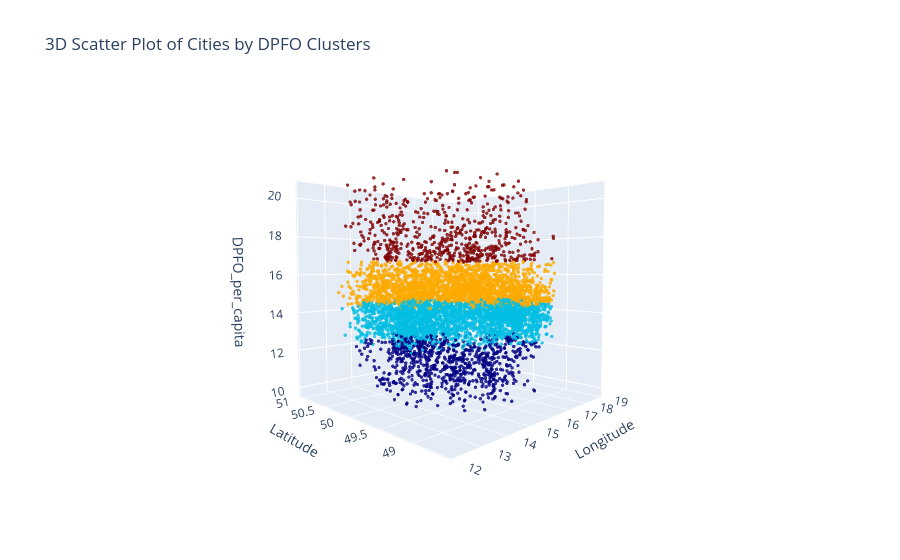

The code cell stored with this chart in its notebook:
### Markdown cell above
Lets now perform clustering based on DPFO_per_capita.

### Code cell
# perform clustering based on DPFO_per_capita
scaler = StandardScaler()
X_scaled = scaler.fit_transform(cities_df[['DPFO_per_capita']])
number_of_clusters = 4
kmeans = KMeans(n_clusters=number_of_clusters, random_state=42)
cluster_labels = kmeans.fit_predict(X_scaled)

# Sort clusters by their center values (lowest to highest)
cluster_centers = kmeans.cluster_centers_.flatten()
cluster_order = np.argsort(cluster_centers)
cluster_mapping = {old_label: new_label for new_label, old_label in enumerate(cluster_order)}
cities_df['cluster'] = np.array([cluster_mapping[label] for label in cluster_labels])
# Plot clusters in 3D scatter plot
fig = go.Figure(data=[go.Scatter3d(
    x=cities_df['Lon_x'],
    y=cities_df['Lat_x'],
    z=cities_df['DPFO_per_capita'],
    mode='markers',
    marker=dict(
        size=2,
        color=cities_df['cluster'],  # set color to cluster
        colorscale='Jet',  # choose a colorscale
        opacity=0.8
    ),
    hovertext=cities_df['Nazev_obce_prijmy']
)])
fig.update_layout(
    scene = dict(
        xaxis_title='Longitude',
        yaxis_title='Latitude',
        zaxis_title='DPFO_per_capita',
        xaxis=dict(autorange='reversed'),
        yaxis=dict(autorange='reversed'),
        camera=dict(eye=dict(x=1.5, y=1.5, z=0.1))
    ),
    title='3D Scatter Plot of Cities by DPFO Clusters'
)
fig.show()

# Determine optimal number of clusters using Gap Statistic
K_VALUES = [2, 3, 4, 5, 6, 7, 8, 9, 10]

W = compute_W_for_ks(X_scaled, ks=K_VALUES)
k_star = elbow_choose_k(ks=K_VALUES, W=W)
print(f"Optimal number of clusters (k*): {k_star}")
plot_elbow_with_distances(ks=sorted(K_VALUES), W=W, k_star=k_star)

### Figure 1 — Plotly figure (JSON) as saved in the notebook; plotly's stock layout.template omitted (floating-point values rounded to 4 significant figures; data arrays with more than 128 entries replaced by an {"elided": "..."} marker saying what was removed)
{"data": [{"hovertext": {"elided": "6130 str values"}, "marker": {"color": {"elided": "6130 int values"}, "colorscale": [[0, "rgb(0,0,131)"], [0.2, "rgb(0,60,170)"], [0.4, "rgb(5,255,255)"], [0.6, "rgb(255,255,0)"], [0.8, "rgb(250,0,0)"], [1, "rgb(128,0,0)"]], "opacity": 0.8, "size": 2}, "mode": "markers", "type": "scatter3d", "x": {"elided": "6130 float values"}, "y": {"elided": "6130 float values"}, "z": {"elided": "6130 float values"}}], "layout": {"scene": {"camera": {"eye": {"x": 1.5, "y": 1.5, "z": 0.1}}, "xaxis": {"autorange": "reversed", "title": {"text": "Longitude"}}, "yaxis": {"autorange": "reversed", "title": {"text": "Latitude"}}, "zaxis": {"title": {"text": "DPFO_per_capita"}}}, "title": {"text": "3D Scatter Plot of Cities by DPFO Clusters"}}}
